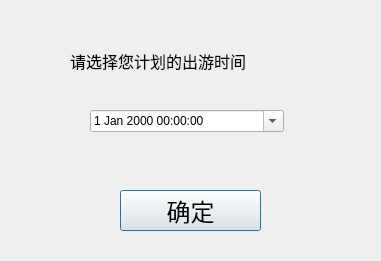
<?xml version="1.0" encoding="UTF-8"?>
<ui version="4.0">
 <class>getvistime</class>
 <widget class="QDialog" name="getvistime">
  <property name="geometry">
   <rect>
    <x>0</x>
    <y>0</y>
    <width>381</width>
    <height>261</height>
   </rect>
  </property>
  <property name="windowTitle">
   <string>Dialog</string>
  </property>
  <widget class="QPushButton" name="pushButton">
   <property name="geometry">
    <rect>
     <x>120</x>
     <y>190</y>
     <width>141</width>
     <height>41</height>
    </rect>
   </property>
   <property name="font">
    <font>
     <family>等线</family>
     <pointsize>18</pointsize>
    </font>
   </property>
   <property name="text">
    <string>确定</string>
   </property>
  </widget>
  <widget class="QDateTimeEdit" name="vis_time">
   <property name="geometry">
    <rect>
     <x>90</x>
     <y>110</y>
     <width>194</width>
     <height>22</height>
    </rect>
   </property>
   <property name="calendarPopup">
    <bool>true</bool>
   </property>
  </widget>
  <widget class="QLabel" name="label">
   <property name="geometry">
    <rect>
     <x>70</x>
     <y>40</y>
     <width>231</width>
     <height>41</height>
    </rect>
   </property>
   <property name="font">
    <font>
     <family>微软雅黑</family>
     <pointsize>12</pointsize>
    </font>
   </property>
   <property name="text">
    <string>请选择您计划的出游时间</string>
   </property>
  </widget>
 </widget>
 <resources/>
 <connections/>
</ui>
